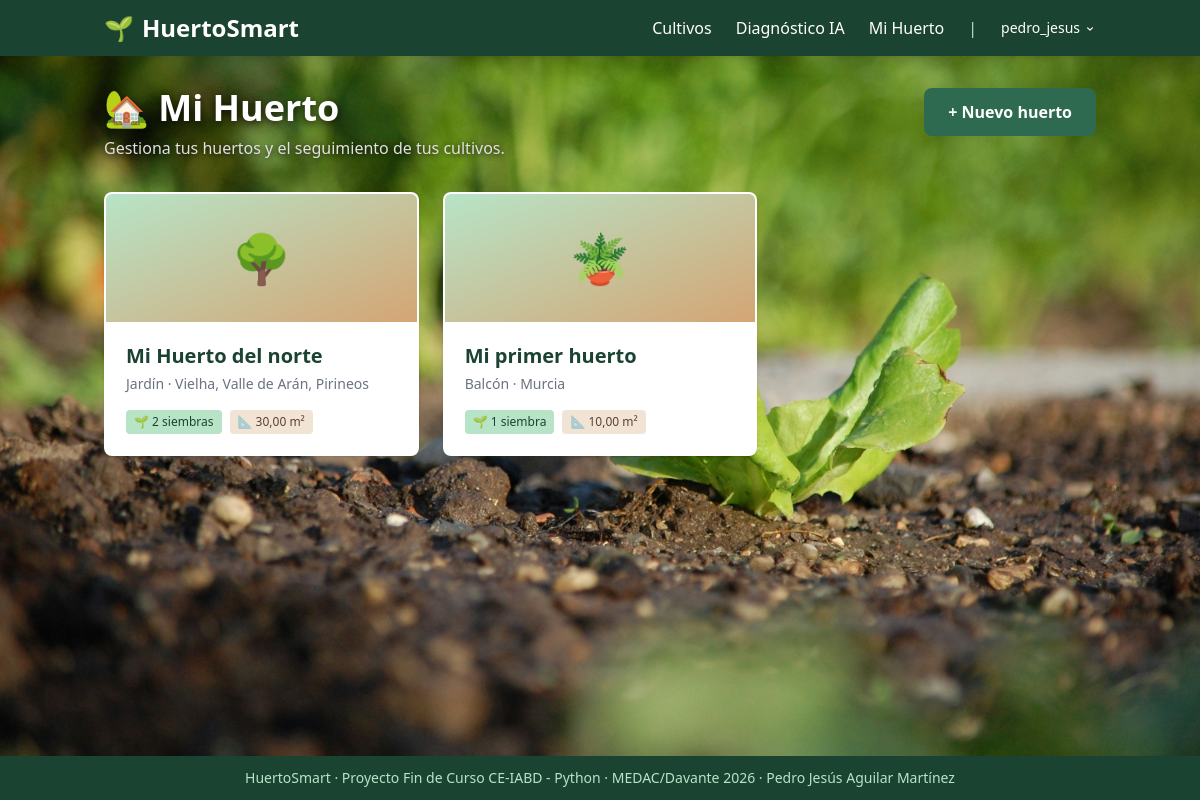
Screenshot of /mi-huerto/ (signed in) with the database file from the repository.
### huertosmart/models.py (models this page shows, shortened)
class Huerto(models.Model):
    UBICACION_CHOICES = [
        ('balcon', 'Balcón'),
        ('terraza', 'Terraza'),
        ('jardin', 'Jardín'),
        ('parcela', 'Parcela'),
        ('interior', 'Interior'),
    ]
    usuario = models.ForeignKey(User, on_delete=models.CASCADE, related_name='huertos')
    nombre = models.CharField(max_length=100)
    slug = models.SlugField(max_length=120, blank=True)
    ubicacion = models.CharField(max_length=10, choices=UBICACION_CHOICES)
    codigo_postal = models.CharField(max_length=5, blank=True)
    municipio = models.CharField(max_length=100, blank=True)
    superficie_m2 = models.DecimalField(max_digits=6, decimal_places=2, null=True, blank=True)
    fecha_creacion = models.DateTimeField(auto_now_add=True)
    activo = models.BooleanField(default=True)
    class Meta:
        ordering = ['-fecha_creacion']   # Los más recientes primero
        verbose_name = 'Huerto'
        verbose_name_plural = 'Huertos'

### huertosmart/views.py (the view)
# urls.py: path('mi-huerto/', views.mi_huerto, name='mi_huerto'),
@login_required
def mi_huerto(request):
    repo = HuertoRepository()
    huertos = repo.get_huertos_usuario(request.user)
    if not huertos.exists():
        messages.info(request, 'Todavía no tienes ningún huerto. ¡Crea el primero!')
        return redirect('huertosmart:crear_huerto')
    return render(request, 'huertosmart/huerto/panel.html', {'huertos': huertos})

### huertosmart/repositories/huerto_repository.py (called while the page is built)
    def get_huertos_usuario(self, usuario):
        return self.model.objects.filter(usuario=usuario, activo=True)

### templates/huertosmart/huerto/panel.html (shortened to what this page needs)
{% extends 'huertosmart/base.html' %}
{% block content %}
<div class="max-w-6xl mx-auto">
    <div class="flex justify-between items-start mb-8 flex-wrap gap-4">
        <div>
            <h1 class="text-4xl font-bold mb-2" style="color:white; text-shadow: 0 2px 8px rgba(0,0,0,0.8);">🏡 Mi Huerto</h1>
            <p style="color:#e0e0e0; text-shadow: 0 1px 6px rgba(0,0,0,0.9);">Gestiona tus huertos y el seguimiento de tus cultivos.</p>
        </div>
        <a href="{% url 'huertosmart:crear_huerto' %}"
           class="bg-verde-medio hover:bg-verde-oscuro text-white font-semibold px-6 py-3 rounded-lg transition">
            + Nuevo huerto
        </a>
    </div>
    <div class="grid grid-cols-1 md:grid-cols-2 lg:grid-cols-3 gap-6">
        {% for huerto in huertos %}
        <a href="{% url 'huertosmart:detalle_huerto' huerto.slug %}"
           class="bg-white rounded-lg shadow hover:shadow-xl transition overflow-hidden border-2 border-transparent hover:border-verde-claro group">
            <div class="h-32 bg-gradient-to-br from-verde-suave to-tierra-claro flex items-center justify-center">
                <span class="text-5xl group-hover:scale-110 transition">
                    {% if huerto.ubicacion == 'balcon' %}🪴
                    {% elif huerto.ubicacion == 'terraza' %}🌿
                    {% elif huerto.ubicacion == 'jardin' %}🌳
                    {% elif huerto.ubicacion == 'parcela' %}🌾
                    {% else %}🏠{% endif %}
                </span>
            </div>
            <div class="p-5">
                <h3 class="text-xl font-bold text-verde-oscuro mb-1">{{ huerto.nombre }}</h3>
                <p class="text-sm text-gray-500 mb-4">{{ huerto.get_ubicacion_display }}
                    {% if huerto.municipio %}· {{ huerto.municipio }}{% endif %}
                </p>
                <div class="flex flex-wrap gap-2 text-xs">
                    {% with total=huerto.siembras.count %}
                    <span class="bg-verde-suave text-verde-oscuro px-2 py-1 rounded">
                        🌱 {{ total }} siembra{{ total|pluralize }}
                    </span>
                    {% endwith %}
                    {% if huerto.superficie_m2 %}
                    <span class="bg-tierra-claro/30 text-tierra-oscuro px-2 py-1 rounded">
                        📐 {{ huerto.superficie_m2 }} m²
                    </span>
                    {% endif %}
                </div>
            </div>
        </a>
        {% endfor %}
    </div>
</div>
{% endblock %}

### templates/huertosmart/base.html (shortened to what this page needs)
{% load static %}
<!DOCTYPE html>
<html lang="es">
<head>
    <script src="https://cdn.tailwindcss.com"></script>
</head>
<body class="text-gray-800 min-h-screen flex flex-col">
    <nav class="bg-verde-oscuro text-white shadow-lg">
        <div class="container mx-auto px-4 py-3 flex justify-between items-center">
            <a href="{% url 'huertosmart:home' %}" class="text-2xl font-bold flex items-center gap-2">
                🌱 <span>HuertoSmart</span>
            </a>
            <div class="hidden md:flex gap-6 items-center">
                <a href="{% url 'huertosmart:lista_cultivos' %}" class="hover:text-verde-suave transition">Cultivos</a>
                <a href="{% url 'huertosmart:diagnostico_nuevo' %}" class="hover:text-verde-suave transition">Diagnóstico IA</a>
                {% if user.is_authenticated %}
                    <a href="{% url 'huertosmart:mi_huerto' %}" class="hover:text-verde-suave transition">Mi Huerto</a>
                    <span class="text-verde-suave">|</span>
                    <div class="relative" id="menu-usuario">
                        <button onclick="toggleMenuUsuario()"
                                class="flex items-center gap-1 text-sm hover:text-verde-suave transition focus:outline-none">
                            <span>{{ user.username }}</span>
                            <svg class="w-3 h-3 mt-0.5" fill="currentColor" viewBox="0 0 20 20">
                                <path fill-rule="evenodd" d="M5.293 7.293a1 1 0 011.414 0L10 10.586l3.293-3.293a1 1 0 111.414 1.414l-4 4a1 1 0 01-1.414 0l-4-4a1 1 0 010-1.414z" clip-rule="evenodd"/>
                            </svg>
                        </button>
                    </div>
                {% else %}
                    <a href="{% url 'account_login' %}" class="bg-verde-medio hover:bg-verde-claro px-4 py-2 rounded transition">Entrar</a>
                    <a href="{% url 'account_signup' %}" class="bg-tierra-medio hover:bg-tierra-oscuro px-4 py-2 rounded transition">Registro</a>
                {% endif %}
            </div>
        </div>
    </nav>
    <main class="flex-grow container mx-auto px-4 py-8">
        {% block content %}{% endblock %}
    </main>
    <footer class="bg-verde-oscuro text-verde-suave py-3">
        <div class="container mx-auto px-4 text-center text-sm">
            <p>HuertoSmart · Proyecto Fin de Curso CE-IABD - Python · MEDAC/Davante 2026 · Pedro Jesús Aguilar Martínez</p>
        </div>
    </footer>
</body>
</html>

### rows the page displays
Huerto: nombre "Mi Huerto del norte", ubicacion "Jardín", municipio "Vielha, Valle de Arán, Pirineos", siembras.count "2", superficie_m2 "30,00"
Huerto: nombre "Mi primer huerto", ubicacion "Balcón", municipio "Murcia", siembras.count "1", superficie_m2 "10,00"

### other values shown
{{ user.username }} "pedro_jesus"
